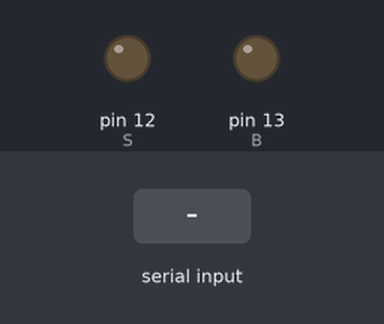
The sketch below on a simulated Arduino Uno, built with avr-gcc and run on an emulated ATmega328P. Shown: output pins drawn as LEDs (lit = HIGH). The test bench sets the inputs (shaded band).

Above: at 1.2 s.
1.3 s: "1" received over Serial
At 1.7 s:
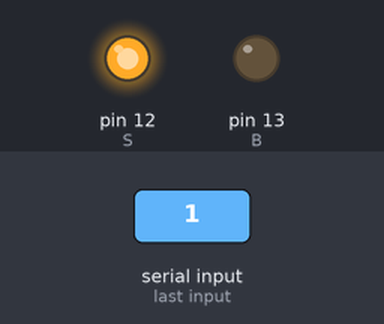
3.3 s: "2" received over Serial
At 3.7 s:
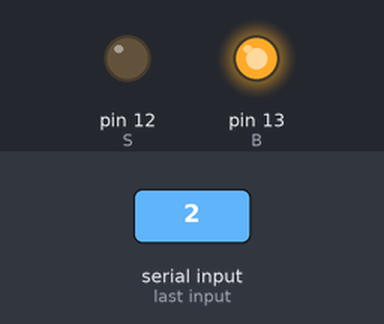
Timing chart, 0 to 6.3 s (numbered marks = the images above; inputs shaded):
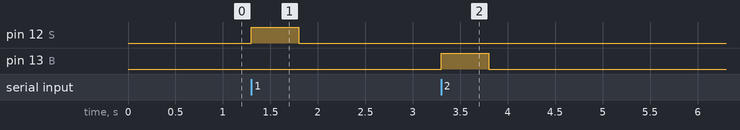

Measured:
- after the input at 1.3 s, pin 12 (S): LOW → HIGH at once, → LOW 0.50 s later
- after the input at 3.3 s, pin 13 (B): LOW → HIGH at once, → LOW 0.50 s later

The sketch:

BLUETOOTH6.ino
```cpp
int J=4,p,L,S=12,B=13,data_received;
 void setup(){
  pinMode(S,OUTPUT);
  pinMode(B,OUTPUT);
  pinMode(J,INPUT);
  Serial.begin(9600);
}

void loop(){
    if (Serial.available()){
      data_received = Serial.read();
      if (data_received == '1')
      {
       digitalWrite(S,HIGH);
       delay(500);
       digitalWrite(S,LOW);
      }
      else if (data_received == '2')
      {
       digitalWrite(B,HIGH);
       delay(500);
       digitalWrite(B,LOW);
      }
      else
      {
        delay(500);
        Serial.write("-----");
      }
    }
}
```
